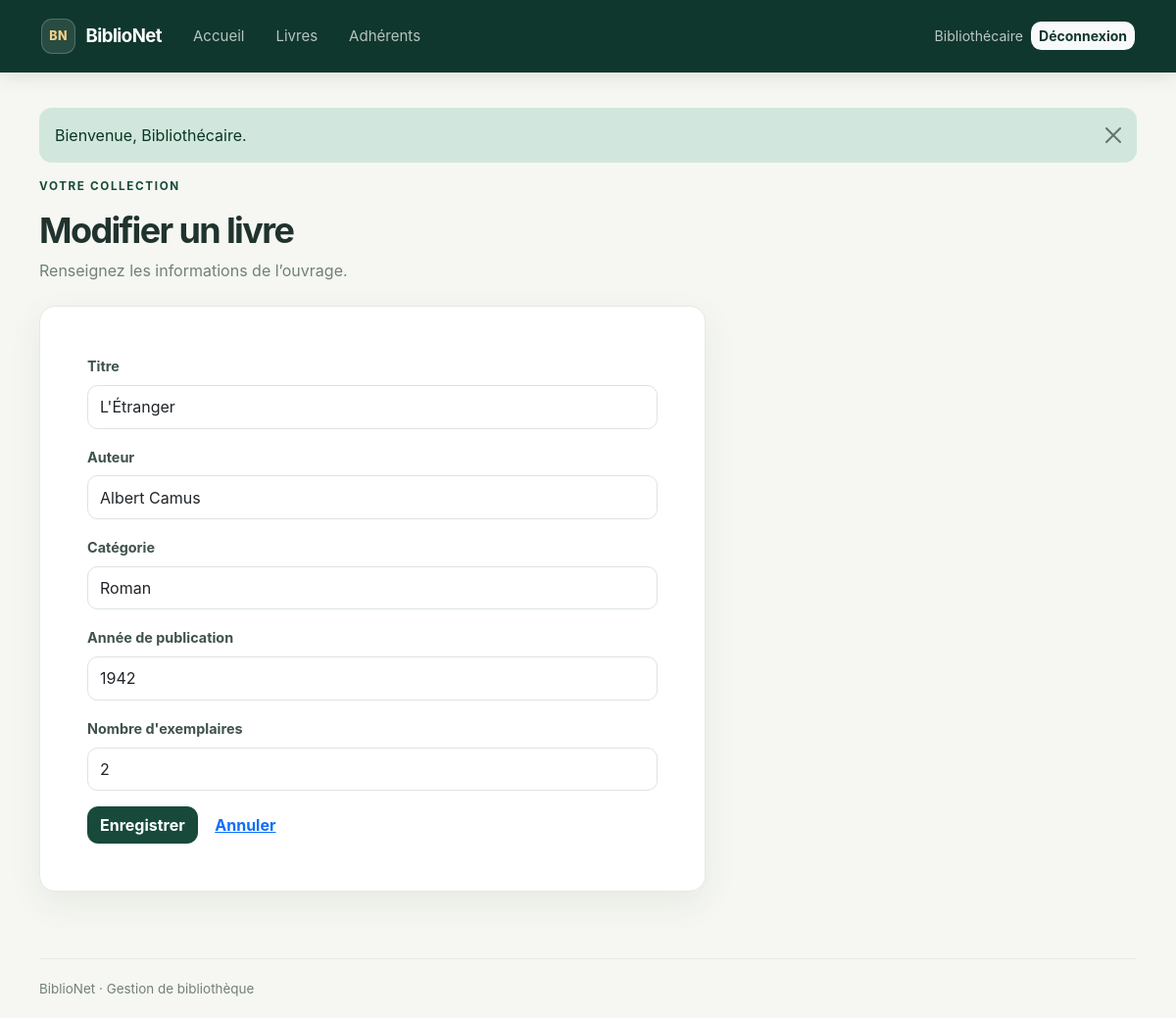
The page /livres/edit/2 (signed in) on the database its author committed.
### tables this page shows
CREATE TABLE livres (
    id              INT UNSIGNED NOT NULL AUTO_INCREMENT PRIMARY KEY,
    titre           VARCHAR(200) NOT NULL,
    auteur          VARCHAR(150) NOT NULL,
    categorie       VARCHAR(100) NOT NULL,
    annee           SMALLINT UNSIGNED NOT NULL,
    nb_exemplaires  INT UNSIGNED NOT NULL DEFAULT 1
);

### app/core/Controller.php (called while the page is built, shortened)
<?php
abstract class Controller
{
    protected function render(string $view, array $data = []): void
    {
        extract($data, EXTR_SKIP);
        require APP . '/views/' . $view . '.php';
        require APP . '/views/layouts/main.php';
    }
}

### app/controllers/LivreController.php (called while the page is built, shortened)
<?php
class LivreController extends Controller
{
    public function edit(string $id): void
    {
        $livre = Livre::find((int) $id);
        $this->form('Modifier un livre', 'livres/update/' . (int) $id, $livre, []);
    }
    private function form(string $title, string $action, array $livre, array $errors): void
    {
        $this->render('livres/form', [
            'pageTitle' => $title,
            'formTitle' => $title,
            'action'    => $action,
            'livre'     => $livre,
            'errors'    => $errors,
        ]);
    }
}

### app/core/Router.php (called while the page is built, shortened)
<?php
class Router
{
    public function dispatch(string $url): void
    {
        $segments = array_values(array_filter(explode('/', trim($url, '/')), 'strlen'));
        $method = $segments[1] ?? 'index';
        $params = array_slice($segments, 2);
        $controller = new $class();
        $controller->$method(...$params);
    }
}

### public/index.php (called while the page is built, shortened)
<?php
$config = require ROOT . '/config/config.php';
spl_autoload_register(function (string $class): void {
    foreach (['core', 'controllers', 'models'] as $dir) {
        $file = APP . "/$dir/$class.php";
        if (is_file($file)) {
            return;
        }
    }
});
require APP . '/core/helpers.php';
(new Router())->dispatch($_GET['url'] ?? '');

### app/core/helpers.php (called while the page is built, shortened)
<?php
function e(mixed $value): string
{
    return htmlspecialchars((string) $value, ENT_QUOTES, 'UTF-8');
}
function url(string $path = ''): string
{
    return BASE_URL . '/' . ltrim($path, '/');
}

### config/config.php (called while the page is built, shortened)
<?php
$env = [];
$file = __DIR__ . '/../.env';
return [
    'env' => $env['APP_ENV'] ?? 'development',
    'url' => $env['APP_URL'] ?? '',
    'db'  => [
        'host' => $env['DB_HOST'] ?? 'localhost',
        'name' => $env['DB_NAME'] ?? 'biblionet',
        'user' => $env['DB_USER'] ?? 'root',
        'pass' => $env['DB_PASS'] ?? '',
    ],
];

### app/core/Database.php (called while the page is built)
<?php
class Database
{
    private static ?PDO $pdo = null;
    public static function getInstance(): PDO
    {
        if (self::$pdo === null) {
            $config = require ROOT . '/config/config.php';
            $db = $config['db'];
            $dsn = "mysql:host={$db['host']};dbname={$db['name']};charset=utf8mb4";
            try {
                self::$pdo = new PDO($dsn, $db['user'], $db['pass'], [
                    PDO::ATTR_ERRMODE            => PDO::ERRMODE_EXCEPTION,
                    PDO::ATTR_DEFAULT_FETCH_MODE => PDO::FETCH_ASSOC,
                    PDO::ATTR_EMULATE_PREPARES   => false,
                ]);
            } catch (PDOException $e) {
                http_response_code(500);
                if ($config['env'] === 'production') {
                    exit('Erreur de connexion à la base de données.');
                }
                exit('Erreur de connexion à la base de données : ' . htmlspecialchars($e->getMessage()));
            }
        }
        return self::$pdo;
    }
}

### app/models/Livre.php (called while the page is built, shortened)
<?php
class Livre
{
    public static function find(int $id): ?array
    {
        $st = Database::getInstance()->prepare('SELECT * FROM livres WHERE id = :id');
        $st->execute(['id' => $id]);
        return $st->fetch() ?: null;
    }
}

### app/views/livres/form.php (the view, shortened to what this page needs)
<?php
$fields = [
    'titre'          => ['Titre', 'text'],
    'auteur'         => ['Auteur', 'text'],
    'categorie'      => ['Catégorie', 'text'],
    'annee'          => ['Année de publication', 'number'],
    'nb_exemplaires' => ["Nombre d'exemplaires", 'number'],
];
?>
<div class="page-heading">
    <div>
        <div class="eyebrow">Votre collection</div>
        <h1><?= e($formTitle) ?></h1>
        <p>Renseignez les informations de l’ouvrage.</p>
    </div>
</div>
<div class="card form-card">
    <div class="card-body p-4 p-md-5">
        <form method="post" action="<?= e(url($action)) ?>" novalidate>
            <?php foreach ($fields as $name => [$label, $type]): ?>
                <div class="mb-3">
                    <label for="<?= e($name) ?>" class="form-label"><?= e($label) ?></label>
                    <input type="<?= e($type) ?>" id="<?= e($name) ?>" name="<?= e($name) ?>"
                           class="form-control<?= isset($errors[$name]) ? ' is-invalid' : '' ?>"
                           value="<?= e($livre[$name] ?? '') ?>" required>
                </div>
            <?php endforeach; ?>
            <button type="submit" class="btn btn-primary">Enregistrer</button>
            <a href="<?= e(url('livres')) ?>" class="btn btn-link">Annuler</a>
        </form>
    </div>
</div>

### public/assets/css/style.css (style rules this page uses)
:root { --ink: #20332e; --muted: #71817a; --forest: #174a3b; --forest-dark: #10372d; --mint: #e8f2ec; --paper: #f6f7f2; --line: #e5eae4; --gold: #d9a441; }
body { background: var(--paper); color: var(--ink); font-family: Inter, "Segoe UI", Arial, sans-serif; -webkit-font-smoothing: antialiased; }
.eyebrow { margin-bottom: .9rem; color: var(--forest); font-size: .73rem; font-weight: 750; letter-spacing: .14em; text-transform: uppercase; }
.page-heading { display: flex; align-items: end; justify-content: space-between; gap: 1rem; margin-bottom: 1.5rem; }
.page-heading h1 { margin: 0; font-size: clamp(1.8rem, 3vw, 2.35rem); font-weight: 750; letter-spacing: -.045em; }
.page-heading p { margin: .45rem 0 0; color: var(--muted); }
.btn { border-radius: .68rem; font-weight: 650; transition: transform .16s ease, box-shadow .16s ease, background .16s ease; }
.btn-primary { border-color: var(--forest); background: var(--forest); }
.form-card, .login-card { border: 1px solid var(--line); border-radius: 1rem; background: #fff; box-shadow: 0 12px 35px rgb(32 51 46 / 7%); }
.form-card { max-width: 680px; }
.form-label { color: #40534b; font-size: .9rem; font-weight: 650; }
.form-control { min-height: 2.8rem; border-color: #dce4dd; border-radius: .65rem; }

### rows shown on the page
livres: titre "L'Étranger", auteur "Albert Camus", categorie "Roman", annee "1942", nb_exemplaires "2"

### other values the page prints
$_SESSION['user']['nom'] "Bibliothécaire"
$f['message'] "Bienvenue, Bibliothécaire."
$formTitle "Modifier un livre"
$label "Titre"
$label "Auteur"
$label "Catégorie"
$label "Année de publication"
$label "Nombre d'exemplaires"
